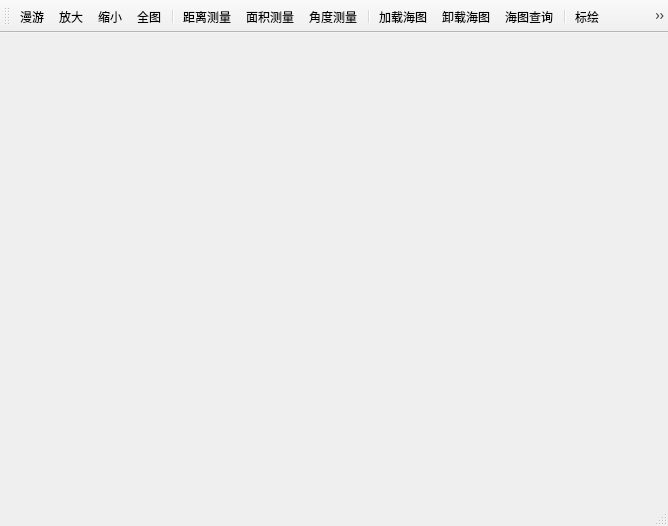
<?xml version="1.0" encoding="UTF-8"?>
<ui version="4.0">
 <class>XTest_GISWndClass</class>
 <widget class="QMainWindow" name="XTest_GISWndClass">
  <property name="geometry">
   <rect>
    <x>0</x>
    <y>0</y>
    <width>668</width>
    <height>526</height>
   </rect>
  </property>
  <property name="windowTitle">
   <string>XTest_GISWnd</string>
  </property>
  <widget class="QWidget" name="centralWidget"/>
  <widget class="QMenuBar" name="menuBar">
   <property name="geometry">
    <rect>
     <x>0</x>
     <y>0</y>
     <width>668</width>
     <height>21</height>
    </rect>
   </property>
  </widget>
  <widget class="QToolBar" name="mainToolBar">
   <attribute name="toolBarArea">
    <enum>TopToolBarArea</enum>
   </attribute>
   <attribute name="toolBarBreak">
    <bool>false</bool>
   </attribute>
   <addaction name="pAcMapPan"/>
   <addaction name="pAcZoomIn"/>
   <addaction name="pAcZoomOut"/>
   <addaction name="pAcFullExtent"/>
   <addaction name="separator"/>
   <addaction name="pAcMeasureDis"/>
   <addaction name="pAcMeasureArea"/>
   <addaction name="pAcMeasureAngle"/>
   <addaction name="separator"/>
   <addaction name="pAcLoadChart"/>
   <addaction name="pAcUnloadChart"/>
   <addaction name="pAcChartSearch"/>
   <addaction name="separator"/>
   <addaction name="pAcAddJB"/>
   <addaction name="pAcDynamicTest"/>
   <addaction name="pAcSaveDraw"/>
   <addaction name="pAcOpenDraw"/>
   <addaction name="separator"/>
   <addaction name="pAcAddPoint"/>
   <addaction name="pAcAddLine"/>
  </widget>
  <widget class="QStatusBar" name="statusBar"/>
  <action name="pAcMapPan">
   <property name="checkable">
    <bool>true</bool>
   </property>
   <property name="icon">
    <iconset resource="XTest_GISWnd.qrc">
     <normaloff>:/XTest_GISWnd/Resources/Icons/mActionPan.svg</normaloff>:/XTest_GISWnd/Resources/Icons/mActionPan.svg</iconset>
   </property>
   <property name="text">
    <string>漫游</string>
   </property>
   <property name="toolTip">
    <string>地图漫游</string>
   </property>
  </action>
  <action name="pAcZoomIn">
   <property name="checkable">
    <bool>true</bool>
   </property>
   <property name="icon">
    <iconset resource="XTest_GISWnd.qrc">
     <normaloff>:/XTest_GISWnd/Resources/Icons/mActionZoomIn.svg</normaloff>:/XTest_GISWnd/Resources/Icons/mActionZoomIn.svg</iconset>
   </property>
   <property name="text">
    <string>放大</string>
   </property>
  </action>
  <action name="pAcZoomOut">
   <property name="checkable">
    <bool>true</bool>
   </property>
   <property name="icon">
    <iconset resource="XTest_GISWnd.qrc">
     <normaloff>:/XTest_GISWnd/Resources/Icons/mActionZoomOut.svg</normaloff>:/XTest_GISWnd/Resources/Icons/mActionZoomOut.svg</iconset>
   </property>
   <property name="text">
    <string>缩小</string>
   </property>
   <property name="toolTip">
    <string>地图缩小</string>
   </property>
  </action>
  <action name="pAcMeasureDis">
   <property name="checkable">
    <bool>true</bool>
   </property>
   <property name="icon">
    <iconset resource="XTest_GISWnd.qrc">
     <normaloff>:/XTest_GISWnd/Resources/Icons/mActionMeasure.svg</normaloff>:/XTest_GISWnd/Resources/Icons/mActionMeasure.svg</iconset>
   </property>
   <property name="text">
    <string>距离测量</string>
   </property>
  </action>
  <action name="pAcFullExtent">
   <property name="icon">
    <iconset resource="XTest_GISWnd.qrc">
     <normaloff>:/XTest_GISWnd/Resources/Icons/mActionZoomFullExtent.svg</normaloff>:/XTest_GISWnd/Resources/Icons/mActionZoomFullExtent.svg</iconset>
   </property>
   <property name="text">
    <string>全图</string>
   </property>
   <property name="toolTip">
    <string>地图全貌</string>
   </property>
  </action>
  <action name="pAcAddLine">
   <property name="checkable">
    <bool>true</bool>
   </property>
   <property name="icon">
    <iconset resource="XTest_GISWnd.qrc">
     <normaloff>:/XTest_GISWnd/Resources/Icons/mActionCaptureLine.svg</normaloff>:/XTest_GISWnd/Resources/Icons/mActionCaptureLine.svg</iconset>
   </property>
   <property name="text">
    <string>添加线段</string>
   </property>
   <property name="toolTip">
    <string>添加线段要素</string>
   </property>
  </action>
  <action name="pAcAddPoint">
   <property name="checkable">
    <bool>true</bool>
   </property>
   <property name="icon">
    <iconset resource="XTest_GISWnd.qrc">
     <normaloff>:/XTest_GISWnd/Resources/Icons/mActionCapturePoint.svg</normaloff>:/XTest_GISWnd/Resources/Icons/mActionCapturePoint.svg</iconset>
   </property>
   <property name="text">
    <string>添加点</string>
   </property>
  </action>
  <action name="pAcAddPolygon">
   <property name="checkable">
    <bool>true</bool>
   </property>
   <property name="icon">
    <iconset resource="XTest_GISWnd.qrc">
     <normaloff>:/XTest_GISWnd/Resources/Icons/mActionCapturePolygon.svg</normaloff>:/XTest_GISWnd/Resources/Icons/mActionCapturePolygon.svg</iconset>
   </property>
   <property name="text">
    <string>添加多边形</string>
   </property>
   <property name="toolTip">
    <string>添加多边形</string>
   </property>
  </action>
  <action name="pAcMeasureArea">
   <property name="checkable">
    <bool>true</bool>
   </property>
   <property name="icon">
    <iconset resource="XTest_GISWnd.qrc">
     <normaloff>:/XTest_GISWnd/Resources/Icons/mActionMeasureArea.svg</normaloff>:/XTest_GISWnd/Resources/Icons/mActionMeasureArea.svg</iconset>
   </property>
   <property name="text">
    <string>面积测量</string>
   </property>
   <property name="toolTip">
    <string>面积测量</string>
   </property>
  </action>
  <action name="pAcMeasureAngle">
   <property name="checkable">
    <bool>true</bool>
   </property>
   <property name="icon">
    <iconset resource="XTest_GISWnd.qrc">
     <normaloff>:/XTest_GISWnd/Resources/Icons/mActionMeasureAngle.svg</normaloff>:/XTest_GISWnd/Resources/Icons/mActionMeasureAngle.svg</iconset>
   </property>
   <property name="text">
    <string>角度测量</string>
   </property>
   <property name="toolTip">
    <string>角度测量</string>
   </property>
  </action>
  <action name="pAcAddJB">
   <property name="checkable">
    <bool>true</bool>
   </property>
   <property name="icon">
    <iconset resource="XTest_GISWnd.qrc">
     <normaloff>:/XTest_GISWnd/Resources/Icons/mActionAddJB.svg</normaloff>:/XTest_GISWnd/Resources/Icons/mActionAddJB.svg</iconset>
   </property>
   <property name="text">
    <string>标绘</string>
   </property>
   <property name="toolTip">
    <string>态势标绘</string>
   </property>
  </action>
  <action name="pAcLoadChart">
   <property name="icon">
    <iconset resource="XTest_GISWnd.qrc">
     <normaloff>:/XTest_GISWnd/Resources/Icons/mActionUnloadChart.svg</normaloff>:/XTest_GISWnd/Resources/Icons/mActionUnloadChart.svg</iconset>
   </property>
   <property name="text">
    <string>加载海图</string>
   </property>
  </action>
  <action name="pAcUnloadChart">
   <property name="icon">
    <iconset resource="XTest_GISWnd.qrc">
     <normaloff>:/XTest_GISWnd/Resources/Icons/mActionLoadChart.svg</normaloff>:/XTest_GISWnd/Resources/Icons/mActionLoadChart.svg</iconset>
   </property>
   <property name="text">
    <string>卸载海图</string>
   </property>
  </action>
  <action name="pAcChartSearch">
   <property name="checkable">
    <bool>true</bool>
   </property>
   <property name="icon">
    <iconset resource="XTest_GISWnd.qrc">
     <normaloff>:/XTest_GISWnd/Resources/Icons/mActionWhatsThis.svg</normaloff>:/XTest_GISWnd/Resources/Icons/mActionWhatsThis.svg</iconset>
   </property>
   <property name="text">
    <string>海图查询</string>
   </property>
   <property name="toolTip">
    <string>海图属性查询</string>
   </property>
  </action>
  <action name="pAcDynamicTest">
   <property name="checkable">
    <bool>true</bool>
   </property>
   <property name="icon">
    <iconset resource="XTest_GISWnd.qrc">
     <normaloff>:/XTest_GISWnd/Resources/Icons/mActionDyTest.svg</normaloff>:/XTest_GISWnd/Resources/Icons/mActionDyTest.svg</iconset>
   </property>
   <property name="text">
    <string>动态测试</string>
   </property>
   <property name="toolTip">
    <string>动态测试</string>
   </property>
  </action>
  <action name="pAcSaveDraw">
   <property name="icon">
    <iconset resource="XTest_GISWnd.qrc">
     <normaloff>:/XTest_GISWnd/Resources/Icons/mActionFileSave.svg</normaloff>:/XTest_GISWnd/Resources/Icons/mActionFileSave.svg</iconset>
   </property>
   <property name="text">
    <string>保存态势文件</string>
   </property>
   <property name="toolTip">
    <string>保存态势</string>
   </property>
  </action>
  <action name="pAcOpenDraw">
   <property name="icon">
    <iconset resource="XTest_GISWnd.qrc">
     <normaloff>:/XTest_GISWnd/Resources/Icons/mActionFileOpen.svg</normaloff>:/XTest_GISWnd/Resources/Icons/mActionFileOpen.svg</iconset>
   </property>
   <property name="text">
    <string>打开态势文件</string>
   </property>
  </action>
 </widget>
 <layoutdefault spacing="6" margin="11"/>
 <resources>
  <include location="XTest_GISWnd.qrc"/>
 </resources>
 <connections/>
</ui>
